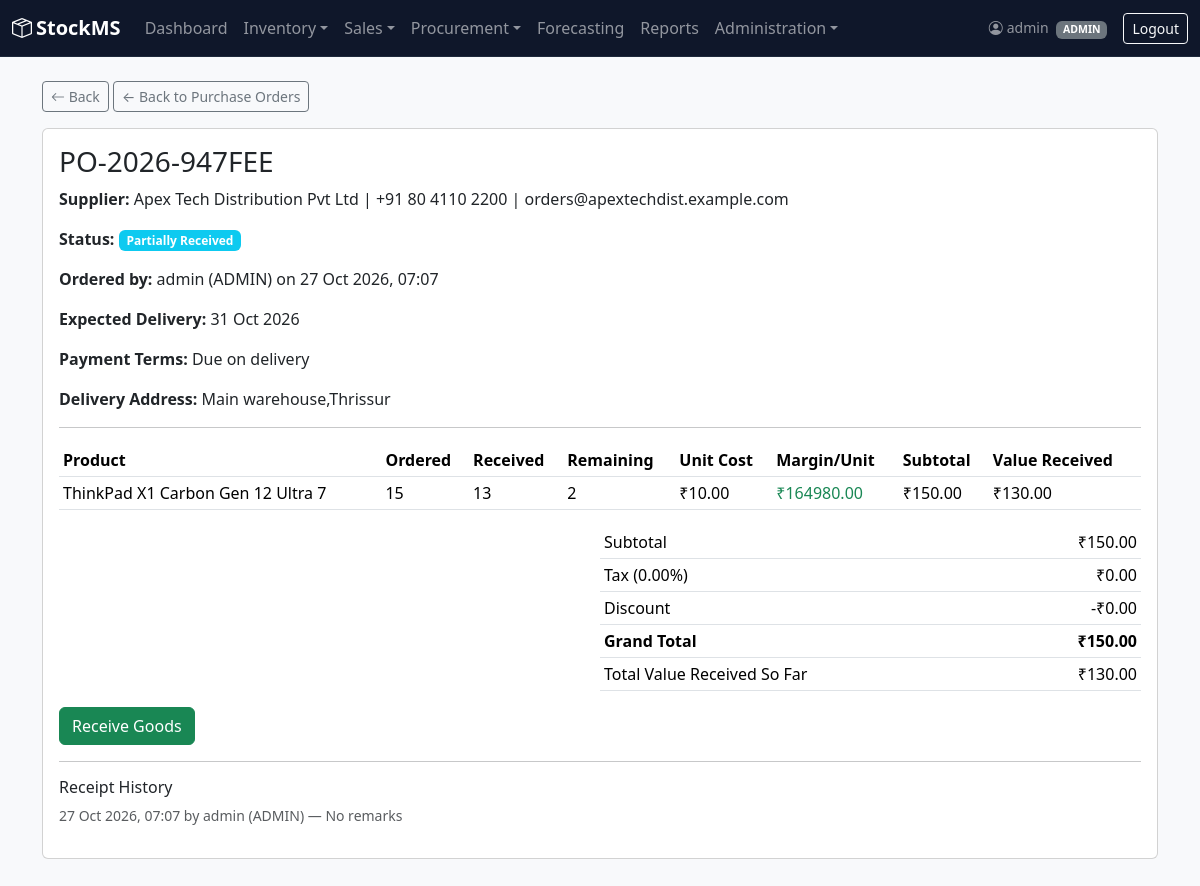
The page /products/purchase-orders/11/ (signed in) on the database its author committed.
### accounts/models.py (models this page shows, shortened)
class User(AbstractUser):
    class Role(models.TextChoices):
        ADMIN = 'ADMIN', 'Admin'
        MANAGER = 'MANAGER', 'Manager'
        STAFF = 'STAFF', 'Staff'
    role = models.CharField(
        max_length=10,
        choices=Role.choices,
        default=Role.STAFF,
    )
    phone = models.CharField(max_length=20, blank=True, default='')
    department = models.CharField(max_length=100, blank=True, default='')
    def __str__(self):
        return f"{self.username} ({self.role})"

### inventory/models.py (models this page shows, shortened)
class PurchaseOrder(models.Model):
    class Status(models.TextChoices):
        PENDING = 'PENDING', 'Pending'
        PARTIALLY_RECEIVED = 'PARTIALLY_RECEIVED', 'Partially Received'
        RECEIVED = 'RECEIVED', 'Received'
        CANCELLED = 'CANCELLED', 'Cancelled'
    order_number = models.CharField(max_length=20, unique=True)
    supplier = models.ForeignKey(Supplier, on_delete=models.PROTECT, related_name='purchase_orders')
    created_by = models.ForeignKey(settings.AUTH_USER_MODEL, on_delete=models.SET_NULL, null=True)
    status = models.CharField(max_length=20, choices=Status.choices, default=Status.PENDING)
    order_date = models.DateTimeField(auto_now_add=True)
    expected_delivery_date = models.DateField(null=True, blank=True)
    payment_terms = models.CharField(max_length=100, blank=True, default='Due on delivery')
    delivery_address = models.CharField(max_length=255, blank=True)
    tax_percent = models.DecimalField(max_digits=5, decimal_places=2, default=0)
    discount_amount = models.DecimalField(max_digits=10, decimal_places=2, default=0)
    confirmed_delivery_date = models.DateField(null=True, blank=True)
    notes = models.TextField(blank=True)
    @property
    def subtotal(self):
        return sum(item.subtotal for item in self.items.all())
    @property
    def tax_amount(self):
        from decimal import Decimal
        return round(self.subtotal * (Decimal(str(self.tax_percent)) / 100), 2)
    @property
    def grand_total(self):
        from decimal import Decimal
        return round(self.subtotal + self.tax_amount - Decimal(str(self.discount_amount)), 2)
    @property
    def total_value_received(self):
        return sum(item.value_received_so_far for item in self.items.all())

class Supplier(models.Model):
    name = models.CharField(max_length=200)
    contact_person = models.CharField(max_length=100, blank=True)
    phone = models.CharField(max_length=20, blank=True)
    email = models.EmailField(blank=True)
    address = models.TextField(blank=True)
    gst_number = models.CharField(max_length=20, blank=True)

class PurchaseOrderItem(models.Model):
    purchase_order = models.ForeignKey(PurchaseOrder, on_delete=models.CASCADE, related_name='items')
    product = models.ForeignKey(Product, on_delete=models.PROTECT, related_name='purchase_order_items')
    quantity_ordered = models.PositiveIntegerField()
    unit_cost = models.DecimalField(max_digits=10, decimal_places=2)
    @property
    def subtotal(self):
        return self.quantity_ordered * self.unit_cost
    @property
    def margin_per_unit(self):
        return self.product.price - self.unit_cost
    @property
    def quantity_received_so_far(self):
        from django.db.models import Sum
        total = self.receipt_items.aggregate(Sum('quantity_received'))['quantity_received__sum']
        return total or 0
    @property
    def quantity_remaining(self):
        return max(self.quantity_ordered - self.quantity_received_so_far, 0)
    @property
    def value_received_so_far(self):
        return self.quantity_received_so_far * self.unit_cost

class Product(models.Model):
    name = models.CharField(max_length=200)
    brand = models.CharField(max_length=80, blank=True, default='')
    sku = models.CharField(max_length=50, unique=True)
    barcode = models.CharField(max_length=100, unique=True, blank=True, null=True)
    category = models.ForeignKey(Category, on_delete=models.SET_NULL, null=True, related_name='products')
    supplier = models.ForeignKey(Supplier, on_delete=models.SET_NULL, null=True, related_name='products')
    price = models.DecimalField(max_digits=10, decimal_places=2)
    cost_price = models.DecimalField(max_digits=10, decimal_places=2, default=0)
    quantity = models.PositiveIntegerField(default=0)
    reorder_level = models.PositiveIntegerField(default=10)
    max_stock_level = models.PositiveIntegerField(default=100)
    created_at = models.DateTimeField(auto_now_add=True)
    updated_at = models.DateTimeField(auto_now=True)

class GoodsReceipt(models.Model):
    purchase_order = models.ForeignKey(PurchaseOrder, on_delete=models.CASCADE, related_name='receipts')
    received_by = models.ForeignKey(settings.AUTH_USER_MODEL, on_delete=models.SET_NULL, null=True)
    received_date = models.DateTimeField(auto_now_add=True)
    remarks = models.TextField(blank=True)

### inventory/views.py (the view)
# urls.py: path('purchase-orders/<int:pk>/', views.purchase_order_detail, name='purchase_order_detail'),
@login_required
def purchase_order_detail(request, pk):
    if request.user.role not in MANAGER_ROLES:
        messages.error(request, "You don't have permission to view purchase orders.")
        return redirect('dashboard')
    order = get_object_or_404(PurchaseOrder, pk=pk)
    return render(request, 'inventory/purchase_order_detail.html', {'order': order})

### alerts/context_processors.py (called while the page is built)
def alert_counts(request):
    user = getattr(request, 'user', None)
    if user is None or not user.is_authenticated:
        return {}
    return {'active_alert_count': StockAlert.objects.filter(resolved=False).count()}

### inventory/templates/inventory/purchase_order_detail.html (shortened to what this page needs)
{% extends 'base.html' %}
{% block content %}
<a href="{% url 'purchase_order_list' %}" class="btn btn-sm btn-outline-secondary mb-3">← Back to Purchase Orders</a>
<div class="card">
    <div class="card-body">
        <h3>{{ order.order_number }}</h3>
        <p><strong>Supplier:</strong> {{ order.supplier.name }} | {{ order.supplier.phone }} | {{ order.supplier.email }}</p>
        <p><strong>Status:</strong>
            {% if order.status == 'PENDING' %}<span class="badge bg-warning text-dark">Pending</span>
            {% elif order.status == 'PARTIALLY_RECEIVED' %}<span class="badge bg-info">Partially Received</span>
            {% elif order.status == 'RECEIVED' %}<span class="badge bg-success">Received</span>
            {% else %}<span class="badge bg-secondary">Cancelled</span>{% endif %}
        </p>
        <p><strong>Ordered by:</strong> {{ order.created_by }} on {{ order.order_date|date:"d M Y, H:i" }}</p>
        {% if order.expected_delivery_date %}<p><strong>Expected Delivery:</strong> {{ order.expected_delivery_date|date:"d M Y" }}</p>{% endif %}
        <p><strong>Payment Terms:</strong> {{ order.payment_terms }}</p>
        {% if order.delivery_address %}<p><strong>Delivery Address:</strong> {{ order.delivery_address }}</p>{% endif %}
        <hr>
        <table class="table table-sm">
            <thead>
                <tr>
                    <th>Product</th><th>Ordered</th><th>Received</th><th>Remaining</th>
                    <th>Unit Cost</th><th>Margin/Unit</th><th>Subtotal</th><th>Value Received</th>
                </tr>
            </thead>
            <tbody>
                {% for item in order.items.all %}
                <tr>
                    <td>{{ item.product.name }}</td>
                    <td>{{ item.quantity_ordered }}</td>
                    <td>{{ item.quantity_received_so_far }}</td>
                    <td>{{ item.quantity_remaining }}</td>
                    <td>₹{{ item.unit_cost }}</td>
                    <td>
                        {% if item.margin_per_unit > 0 %}
                            <span class="text-success">₹{{ item.margin_per_unit }}</span>
                        {% else %}
                            <span class="text-danger">₹{{ item.margin_per_unit }} (loss)</span>
                        {% endif %}
                    </td>
                    <td>₹{{ item.subtotal }}</td>
                    <td>₹{{ item.value_received_so_far }}</td>
                </tr>
                {% endfor %}
            </tbody>
        </table>
        <table class="table table-sm w-50 ms-auto">
            <tr><td>Subtotal</td><td class="text-end">₹{{ order.subtotal }}</td></tr>
            <tr><td>Tax ({{ order.tax_percent }}%)</td><td class="text-end">₹{{ order.tax_amount }}</td></tr>
            <tr><td>Discount</td><td class="text-end">-₹{{ order.discount_amount }}</td></tr>
            <tr class="fw-bold"><td>Grand Total</td><td class="text-end">₹{{ order.grand_total }}</td></tr>
            <tr><td>Total Value Received So Far</td><td class="text-end">₹{{ order.total_value_received }}</td></tr>
        </table>
        {% if order.status == 'PENDING' or order.status == 'PARTIALLY_RECEIVED' %}
        <div class="mt-3">
            <a href="{% url 'purchase_order_receive' order.pk %}" class="btn btn-success">Receive Goods</a>
        </div>
        {% endif %}
        <hr>
        <h6>Receipt History</h6>
        {% for receipt in order.receipts.all %}
            <p class="small text-muted">{{ receipt.received_date|date:"d M Y, H:i" }} by {{ receipt.received_by }} — {{ receipt.remarks|default:"No remarks" }}</p>
        {% empty %}
            <p class="text-muted small">No goods received yet.</p>
        {% endfor %}
    </div>
</div>
{% endblock %}

### templates/base.html (shortened to what this page needs)
{% load static %}
<!DOCTYPE html>
<html lang="en">
<head>
    <link href="https://cdn.jsdelivr.net/npm/bootstrap@5.3.3/dist/css/bootstrap.min.css" rel="stylesheet">
    <link href="https://cdn.jsdelivr.net/npm/bootstrap-icons@1.11.3/font/bootstrap-icons.css" rel="stylesheet">
    <link rel="stylesheet" href="{% static 'css/custom.css' %}">
</head>
<body>
    {% with current=request.resolver_match.url_name %}
    <nav class="navbar navbar-expand-lg navbar-dark app-navbar">
        <div class="container-fluid">
            <a class="navbar-brand fw-semibold" href="{% url 'dashboard' %}">
                <i class="bi bi-box-seam me-1"></i>StockMS
            </a>
            <div class="collapse navbar-collapse" id="mainNav">
                {% if user.is_authenticated %}
                <ul class="navbar-nav me-auto">
                    <li class="nav-item">
                        <a class="nav-link {% if current == 'dashboard' %}active{% endif %}" href="{% url 'dashboard' %}">Dashboard</a>
                    </li>
                    <li class="nav-item dropdown">
                        <a class="nav-link dropdown-toggle" href="#" role="button" data-bs-toggle="dropdown">Inventory</a>
                    </li>
                    <li class="nav-item dropdown">
                        <a class="nav-link dropdown-toggle" href="#" role="button" data-bs-toggle="dropdown">Sales</a>
                    </li>
                    {% if user.role == 'ADMIN' or user.role == 'MANAGER' %}
                    <li class="nav-item dropdown">
                        <a class="nav-link dropdown-toggle" href="#" role="button" data-bs-toggle="dropdown">Procurement</a>
                    </li>
                    {% endif %}
                    <li class="nav-item">
                        <a class="nav-link {% if current == 'forecast_page' %}active{% endif %}" href="{% url 'forecast_page' %}">Forecasting</a>
                    </li>
                    {% if user.role == 'ADMIN' or user.role == 'MANAGER' %}
                    <li class="nav-item">
                        <a class="nav-link {% if current == 'reports_page' %}active{% endif %}" href="{% url 'reports_page' %}">Reports</a>
                    </li>
                    {% endif %}
                    {% if user.role == 'ADMIN' %}
                    <li class="nav-item dropdown">
                        <a class="nav-link dropdown-toggle" href="#" role="button" data-bs-toggle="dropdown">Administration</a>
                    </li>
                    {% elif user.role == 'MANAGER' %}
                    <li class="nav-item">
                        <a class="nav-link {% if current == 'email_log_list' %}active{% endif %}" href="{% url 'email_log_list' %}">Email Log</a>
                    </li>
                    {% endif %}
                </ul>
                <span class="navbar-text me-3 small">
                    <i class="bi bi-person-circle me-1"></i>{{ user.username }}
                    <span class="badge bg-secondary ms-1">{{ user.role }}</span>
                </span>
                <form method="post" action="{% url 'logout' %}" class="d-inline">
                    <button type="submit" class="btn btn-outline-light btn-sm">Logout</button>
                </form>
                {% endif %}
            </div>
        </div>
    </nav>
    <div class="container-xl mt-4 mb-5">
        {% if current != 'dashboard' %}
        <a href="javascript:history.back()" class="btn btn-sm btn-outline-secondary mb-3">
            <i class="bi bi-arrow-left"></i> Back
        </a>
        {% endif %}
        {% block content %}
        {% endblock %}
    </div>
    {% endwith %}
</body>
</html>

### static/css/custom.css (style rules this page uses)
.card { transition: box-shadow 0.2s ease; }
body { background-color: #f8f9fb; }
.app-navbar { background: #0f172a; border-bottom: 1px solid #1e293b; }
.table > :not(caption) > * > * { vertical-align: middle; }

### rows shown on the page
User: username "admin", role "ADMIN"
PurchaseOrder: order_number "PO-2026-947FEE", supplier.name "Apex Tech Distribution Pvt Ltd", supplier.phone "+91 80 4110 2200", supplier.email "orders@apextechdist.example.com", created_by "admin (ADMIN)", order_date "27 Oct 2026, 07:07", expected_delivery_date "31 Oct 2026", payment_terms "Due on delivery", delivery_address "Main warehouse,Thrissur", subtotal "150.00", tax_percent "0.00", tax_amount "0.00", discount_amount "0.00", grand_total "150.00", total_value_received "130.00"
PurchaseOrderItem: product.name "ThinkPad X1 Carbon Gen 12 Ultra 7", quantity_ordered "15", quantity_received_so_far "13", quantity_remaining "2", unit_cost "10.00", margin_per_unit "164980.00", subtotal "150.00", value_received_so_far "130.00"
GoodsReceipt: received_date "27 Oct 2026, 07:07", received_by "admin (ADMIN)", remarks "No remarks"
